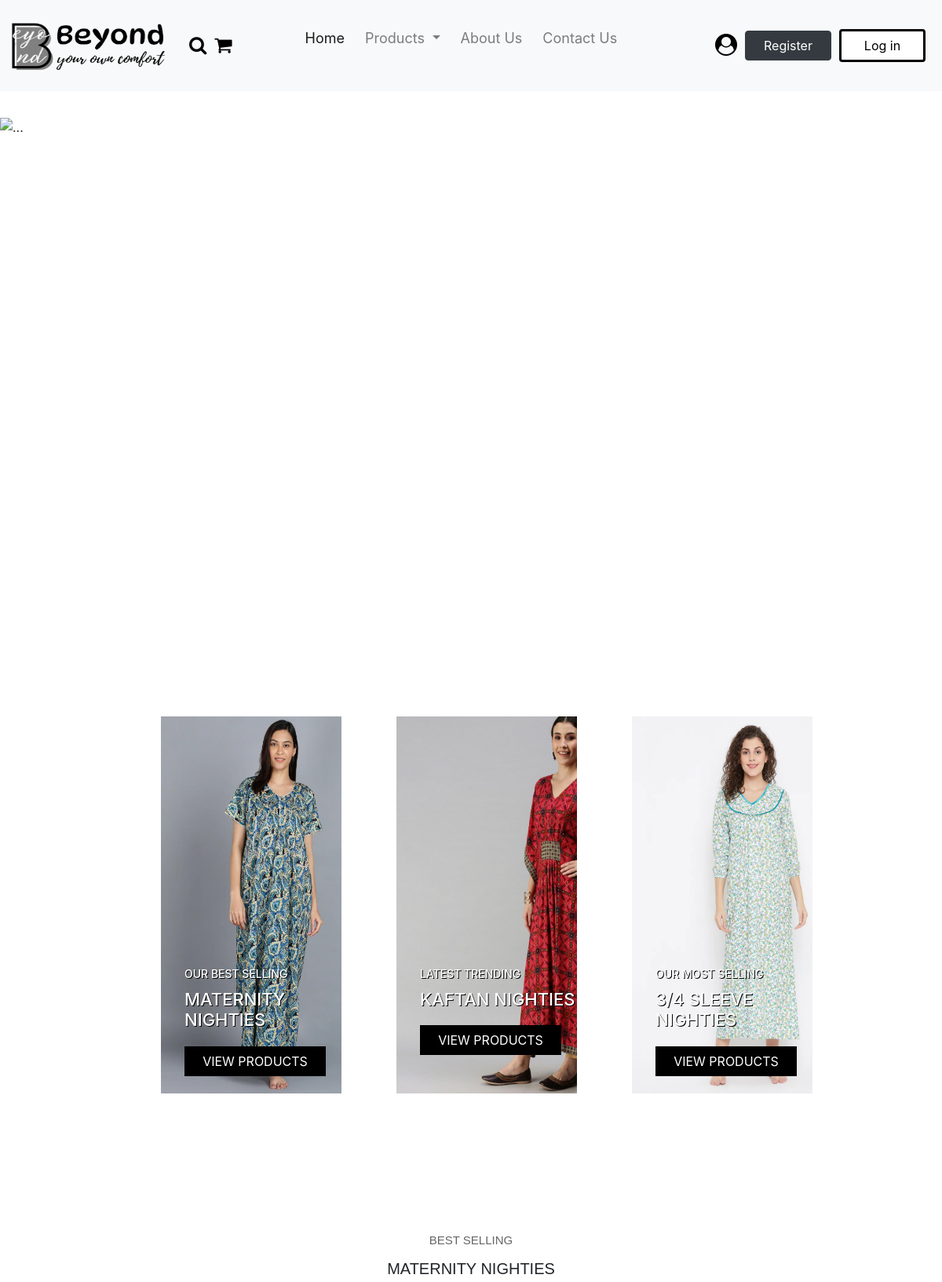
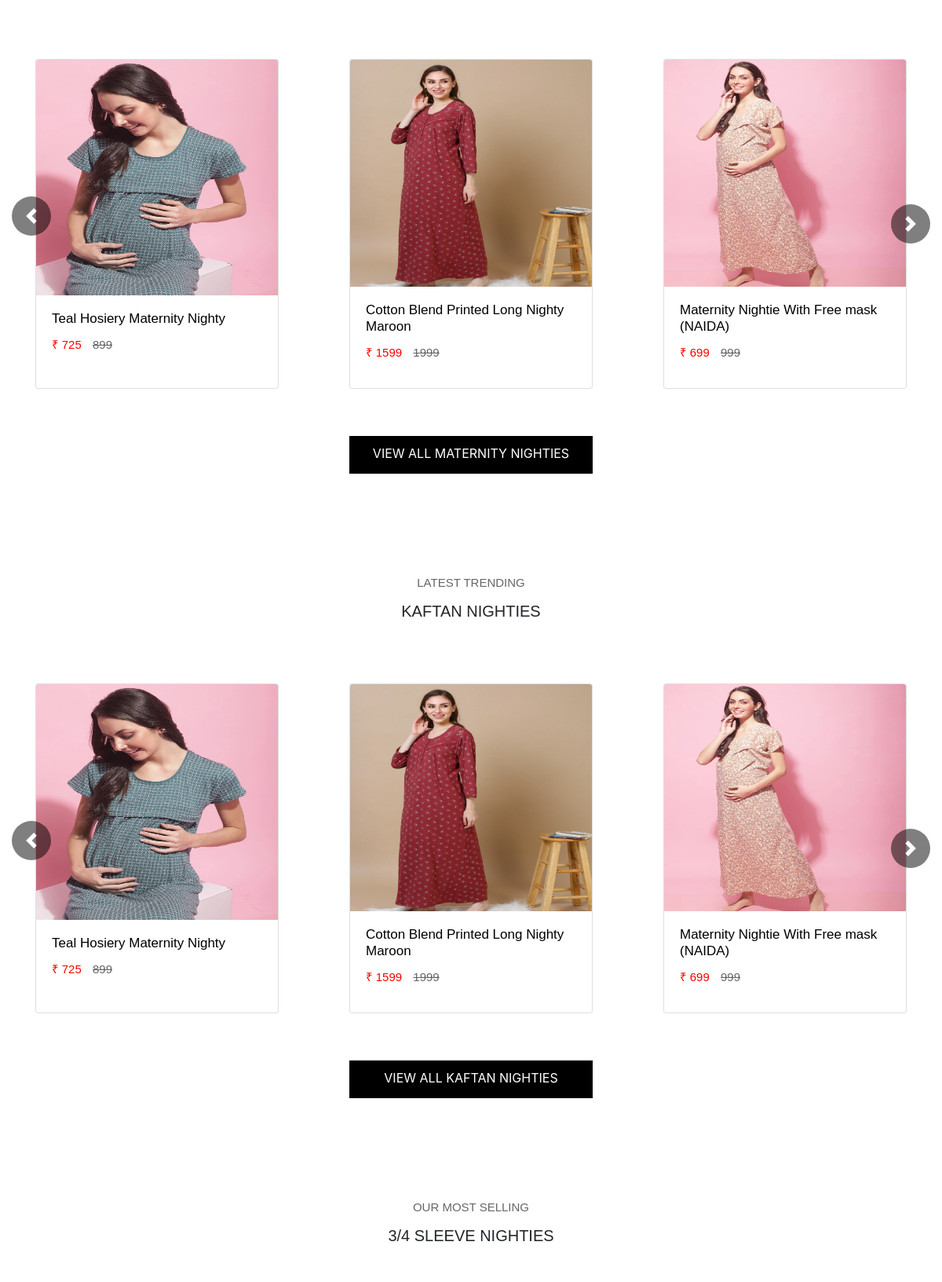
The page / (upper part) on the database its author committed (2 pictures, top to bottom).
### products/models.py (models this page shows, shortened)
class Product(BaseModel):
    product_name = models.CharField(max_length = 100)
    slug = models.SlugField(unique = True, null = True, blank = True)
    category = models.ForeignKey(Category, on_delete = models.CASCADE, related_name = "products")
    price = models.IntegerField()
    dummy_price = models.TextField(max_length = 10, null = True)
    product_description = models.TextField(max_length = 500)
    color = models.CharField(max_length = 100, null = True)
    size_variant = models.ManyToManyField(SizeVariant, blank = True)

class ProductImage(BaseModel):
    product = models.ForeignKey(Product,  on_delete = models.CASCADE, related_name = "product_images")
    image = models.ImageField(upload_to="product")

### home/views.py (the view)
# urls.py: path('',index, name = 'index'),
def index(request):
    products = Product.objects.all()
    category = Category.objects.all()
    return render(request, 'home/index.html', {'products': products, 'category': category})

### templates/home/index.html (shortened to what this page needs)
{% load static %}
<!DOCTYPE html>
<html lang="en">
<head>
    <link rel="stylesheet" href="https://cdn.jsdelivr.net/npm/bootstrap@4.6.2/dist/css/bootstrap.min.css">
    <link rel="stylesheet" href="https://cdnjs.cloudflare.com/ajax/libs/font-awesome/4.7.0/css/font-awesome.min.css">
</head>
<body>
    <nav class="navbar navbar-expand-lg navbar-light fixed-top bg-light">
        <a class="navbar-brand" href="{% url 'index' %}"><img src="{% static 'images/logo.png' %}" class="logo"></a>
        <a href="#"><span class="fa fa-search"></span></a>
        <a href="#"><span class="fa fa-shopping-cart"></span></a>
        <div class="collapse navbar-collapse" id="navbarSupportedContent">
          <ul class="navbar-nav mr-auto">
            <li class="nav-item active">
              <a class="nav-link js-scroll-trigger" href="{% url 'index' %}">Home <span class="sr-only">(current)</span></a>
            </li>
            <li class="nav-item dropdown">
              <a class="nav-link dropdown-toggle" href="#" role="button" data-toggle="dropdown" aria-expanded="false">
                Products
              </a>
            </li>
            <li class="nav-item">
                <a class="nav-link js-scroll-trigger" href="#">About Us</a>
            </li>
            <li class="nav-item">
                <a class="nav-link js-scroll-trigger" href="#">Contact Us</a>
            </li>
          </ul>
          <form class="form-inline my-2 my-lg-0">
            <a href="" class="account-link js-scroll-trigger"><span class="fa fa-user-circle"></span></a>
            <a class="btn btn-dark js-scroll-trigger" href="{% url 'signup' %}">Register</a>
            <a class="btn btn-outline-dark js-scroll-trigger" href="{% url 'login' %}">Log in</a>
          </form>
        </div>
    </nav>
    <div id="carouselExampleControls4" class="carousel slide" data-ride="carousel">
        <div class="carousel-inner">
            <div class="carousel-item active">
                <img src="{% static 'images/slide-1.png' %}" class="d-block w-100" alt="..." id="carousel-image">
            </div>
        </div>
        <button class="carousel-control-prev" type="button" data-target="#carouselExampleControls4" data-slide="prev">
            <span class="carousel-control-prev-icon" aria-hidden="true"></span>
        </button>
        <button class="carousel-control-next" type="button" data-target="#carouselExampleControls4" data-slide="next">
            <span class="carousel-control-next-icon" aria-hidden="true"></span>
        </button>
    </div>
    <div class="container-fluid" id="container">
        <div class="row">
            <div class="col-xs-1 col-lg-1" style="margin-left: 70px;"></div>
            <div class="col-xs-3 col-lg-3">
                <div class="grid">
                   <div class="grid-image">
                    <img src="{% static 'images/maturnity.jpg' %}" class="image" alt="">
                   </div>
                    <div class="grid-content">
                        <h6 class="grid-title">OUR BEST SELLING</h6>
                        <h5 class="grid-title2">MATERNITY NIGHTIES</h5>
                        <a href="{% url 'maternity' %}" class="btn btn-primary">VIEW PRODUCTS</a>
                    </div>
                </div>
            </div>
            <div class="col-xs-3 col-lg-3">
                <div class="grid">
                   <div class="grid-image">
                    <img src="{% static 'images/kaffan.jpg' %}" class="image" alt="">
                   </div>
                    <div class="grid-content">
                        <h6 class="grid-title">LATEST TRENDING</h6>
                        <h5 class="grid-title2">KAFTAN NIGHTIES</h5>
                        <a href="{% url 'kaftan' %}" class="btn btn-primary">VIEW PRODUCTS</a>
                    </div>
                </div>
            </div>
            <div class="col-xs-3 col-lg-3">
                <div class="grid">
                   <div class="grid-image">
                    <img src="{% static 'images/sleeve.jpg' %}" class="image" alt="">
                   </div>
                    <div class="grid-content">
                        <h6 class="grid-title">OUR MOST SELLING</h6>
                        <h5 class="grid-title2">3/4 SLEEVE NIGHTIES</h5>
                        <a href="{% url 'threebyfourth_sleeve' %}" class="btn btn-primary">VIEW PRODUCTS</a>
                    </div>
                </div>
            </div>
            <div class="col-xs-1 col-lg-1"></div>
            <div class="col-xs-12 col-lg-12">
                <h6 class="sub-title">BEST SELLING</h6>
                <h4 class="main-title">MATERNITY NIGHTIES</h4>
                <div id="carouselExampleControls" class="carousel slide" data-ride="carousel">
                    <div class="carousel-inner">
                        {% for i in products|slice:"3" %}
                        <div class="carousel-item {% if forloop.first %}active{% endif %}">
                            <div class="row">
                                {% for i in products|slice:"3" %}
                                <div class="col-md-4">
                                    <div class="card">
                                        <div class="card-image">
                                            <a href="{% url 'get_products' i.slug %}"><img src="/media/{{i.product_images.first.image}}" class="card-img-top" alt="..."></a>
                                        </div>
                                        <div class="card-body">
                                            <a href="{% url 'get_products' i.slug %}" class="link"><h5 class="card-title">{{i.product_name}}</h5></a>
                                            <p class="card-price">₹ {{i.price}} <strike class="dummy-price">{{i.dummy_price}}</strike></p>
                                        </div>
                                    </div>
                                </div>
                                {% endfor %}
                            </div>
                        </div>
                        {% endfor %}
                    </div>
                    <a class="carousel-control-prev" id="carousel-control-prev" href="#carouselExampleControls" role="button" data-slide="prev">
                      <span class="carousel-control-prev-icon" aria-hidden="true"></span>
                    </a>
                    <a class="carousel-control-next" id="carousel-control-next" href="#carouselExampleControls" role="button" data-slide="next">
                      <span class="carousel-control-next-icon" aria-hidden="true"></span>
                    </a>
                </div>
                <a href="{% url 'maternity' %}" class="btn btn-warning">VIEW ALL MATERNITY NIGHTIES</a>
            </div>
            <div class="col-xs-12 col-lg-12">
                <h6 class="sub-title">LATEST TRENDING</h6>
                <h4 class="main-title">KAFTAN NIGHTIES</h4>
                <div id="carouselExampleControls1" class="carousel slide" data-ride="carousel">
                    <div class="carousel-inner">
                        {% for j in products|slice:"3" %}
                        <div class="carousel-item {% if forloop.first %}active{% endif %}">
                            <div class="row">
                                {% for j in products|slice:"3" %}
                                <div class="col-md-4">
                                    <div class="card">
                                        <div class="card-image">
                                            <a href="{% url 'get_products' j.slug %}"><img src="/media/{{j.product_images.first.image}}" class="card-img-top" alt="..."></a>
                                        </div>
                                        <div class="card-body">
                                            <a href="{% url 'get_products' j.slug %}" class="link"><h5 class="card-title">{{j.product_name}}</h5></a>
                                            <p class="card-price">₹ {{j.price}} <strike class="dummy-price">{{j.dummy_price}}</strike></p>
                                        </div>
                                    </div>
                                </div>
                                {% endfor %}
                            </div>
                        </div>
                        {% endfor %}
                    </div>
                    <a class="carousel-control-prev" id="carousel-control-prev" href="#carouselExampleControls1" role="button" data-slide="prev">
                      <span class="carousel-control-prev-icon" aria-hidden="true"></span>
                    </a>
                    <a class="carousel-control-next" id="carousel-control-next" href="#carouselExampleControls1" role="button" data-slide="next">
                      <span class="carousel-control-next-icon" aria-hidden="true"></span>
                    </a>
                </div>
                <a href="{% url 'kaftan' %}" class="btn btn-warning">VIEW ALL KAFTAN NIGHTIES</a>
            </div>
            <div class="col-xs-12 col-lg-12">
                <h6 class="sub-title">OUR MOST SELLING</h6>
                <h4 class="main-title">3/4 SLEEVE NIGHTIES</h4>
            </div>
        </div>
    </div>
</body>
</html>

### templates/home/index.html (style rules this page uses)
.logo { width: 220px; height: 70px; margin-left: 20px; margin-right: -10px; margin-top: 10px; margin-bottom: 10px; }
.navbar-brand { font-size: 38px; font-weight: bolder; font-family:'Courier New', Courier, monospace; margin-right: 5px; margin-left: -30px; }
.fa-shopping-cart { color: black; margin-left: 10px; margin-right: 10px; font-size: 24px; }
.fa-search { color: black; margin-left: 20px; font-size: 24px; }
.navbar-nav { margin-left: 70px; margin-bottom: 20px; }
.nav-item { margin-left: 5px; margin-right: 5px; font-size: 18px; }
.account-link { color: black !important; text-decoration: none !important; margin-left: 10px; margin-right: 10px; }
.fa-user-circle { font-size: 28px; }
.btn-dark { margin-right: 10px; width: 110px; }
.btn-outline-dark { width: 110px; margin-right: 5px; }
.btn-outline-dark { background-color: white !important; color: black !important; border: solid black; }
#container { padding-top: 102px; padding-bottom: 150px; }
#carousel-image { height: 550px; margin-top: 100px; }
.grid { margin-top: 80px !important; margin-bottom: 70px !important; margin-left: 20px; margin-right: 20px; }
.grid-image { height: 480px; overflow: hidden; }
.grid-image .image { transition: transform .5s ease; }
.image { width: 320px; height: 480px; }
.grid-content { margin-top: -160px; margin-left: 30px; position: sticky; }
.grid-title { font-size: 14px; color: white; margin-bottom: 10px; text-shadow: 1px 1px black; }
.grid-title2 { font-size: 22px; color: white; margin-bottom: 20px; text-shadow: 1px 1px black; }
.btn-primary { background-color: black !important; color: white; border-radius: 0px; border-color: black !important; width: 180px; }
.sub-title { font-size: 15px; color: #666666; font-family: Verdana, Geneva, Tahoma, sans-serif; margin-top: 130px !important; text-align: center; }
.main-title { font-size: 20px; font-family: Verdana, Geneva, Tahoma, sans-serif; margin-top: 15px; text-align: center; }
.carousel { margin-top: 50px; margin-bottom: 30px; }
.card { display: flex !important; width: 310px; height: 420px; margin-left: auto; margin-right: auto; display: block; margin-top: 30px; margin-bottom: 30px; }
.card-img-top { height: 300px; }
#carousel-control-prev { background-color: black; color: white; width: 50px; height: 50px; border-radius: 100px; top: 50%; transform: translateY(-70%); }
#carousel-control-next { background-color: black; color: white; width: 50px; height: 50px; border-radius: 100px; top: 50%; transform: translateY(-50%); }
.card-title { font-size: 17px; font-family: Verdana, Geneva, Tahoma, sans-serif; }
.link { color:black !important; text-decoration: none !important; }
.card-price { font-size: 15px; color: red; font-family: Verdana, Geneva, Tahoma, sans-serif; }
.dummy-price { color:#666666; margin-left: 10px; }
.card-image { height: 300px; overflow: hidden; }
.card-image .card-img-top { transition: transform .5s ease; }
.btn-warning { background-color: black !important; color: white !important; width: 310px; height: 40px; margin-left: auto; margin-right: auto; display: block; border-radius: 0; border: 0; border-color: 0 !important; padding-top: 10px !important; padding-bottom: 38px !important; }

### rows shown on the page
Product: product_images.first.image (picture), product_name "Teal Hosiery Maternity Nighty", price "725", dummy_price "899"
Product: product_images.first.image (picture), product_name "Cotton Blend Printed Long Nighty Maroon", price "1599", dummy_price "1999"
Product: product_images.first.image (picture), product_name "Maternity Nightie With Free mask (NAIDA)", price "699", dummy_price "999"
